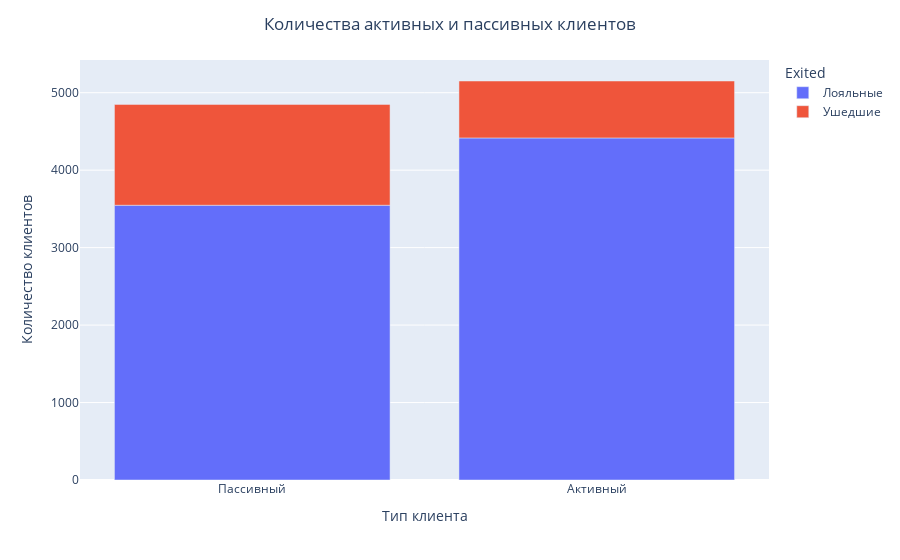

Notebook code for this chart:
### Markdown cell above
+ ЗАДАНИЯ

9.8. Как влияет наличие статуса активного клиента на отток клиентов? Постройте диаграмму, иллюстрирующую это. Что бы вы предложили банку, чтобы уменьшить отток клиентов среди неактивных?

### Code cell
churn_temp=churn_data.copy()
# Именуем данные
churn_temp['Exited']=churn_temp['Exited'].astype('category')
churn_temp['IsActiveMember']=churn_temp['IsActiveMember'].astype('category')
churn_temp['Exited']=churn_temp['Exited'].cat.rename_categories({1:'Ушедшие', 0: 'Лояльные'})
churn_temp['IsActiveMember']=churn_temp['IsActiveMember'].cat.rename_categories({1:'Активный', 0: 'Пассивный'})
# Группируем клиентов по активности
churn_grup=churn_temp.groupby(['IsActiveMember','Exited'], as_index=False)['IsActiveMember'].value_counts()

# Бар
fig=px.bar(
    churn_grup,
    x='IsActiveMember',
    y='count',
    color='Exited',  
).update_layout( 
 title={"text": "Количества активных и пассивных клиентов", "x": 0.5},
 yaxis_title="Количество клиентов",xaxis_title='Тип клиента'
 )
fig.show()

### Figure 1 — Plotly figure (JSON) as saved in the notebook; plotly's stock layout.template omitted (floating-point values rounded to 4 significant figures)
{"data": [{"alignmentgroup": "True", "hovertemplate": "Exited=Лояльные<br>IsActiveMember=%{x}<br>count=%{y}<extra></extra>", "legendgroup": "Лояльные", "marker": {"color": "#636efa", "pattern": {"shape": ""}}, "name": "Лояльные", "offsetgroup": "Лояльные", "orientation": "v", "showlegend": true, "textposition": "auto", "type": "bar", "x": ["Пассивный", "Активный"], "xaxis": "x", "y": [3547, 4416], "yaxis": "y"}, {"alignmentgroup": "True", "hovertemplate": "Exited=Ушедшие<br>IsActiveMember=%{x}<br>count=%{y}<extra></extra>", "legendgroup": "Ушедшие", "marker": {"color": "#EF553B", "pattern": {"shape": ""}}, "name": "Ушедшие", "offsetgroup": "Ушедшие", "orientation": "v", "showlegend": true, "textposition": "auto", "type": "bar", "x": ["Пассивный", "Активный"], "xaxis": "x", "y": [1302, 735], "yaxis": "y"}], "layout": {"barmode": "relative", "legend": {"title": {"text": "Exited"}, "tracegroupgap": 0}, "margin": {"t": 60}, "title": {"text": "Количества активных и пассивных клиентов", "x": 0.5}, "xaxis": {"anchor": "y", "domain": [0, 1], "title": {"text": "Тип клиента"}}, "yaxis": {"anchor": "x", "domain": [0, 1], "title": {"text": "Количество клиентов"}}}}
